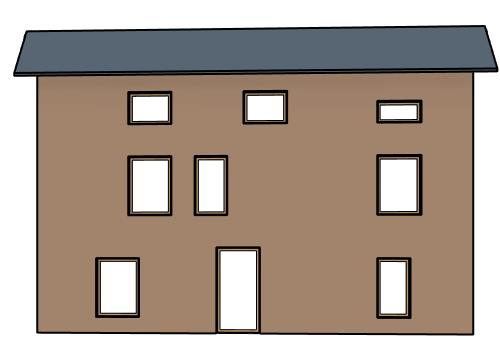
#> input picture AI/real_digital_train/go/go_forth_(108).jpg, 500 x 357 px; its folder holds only this picture in this run
$ python convert_data.py
#> lines starting #> are read from the running program, lines starting #| are printed output that depends on the picture; after the words box and inside, x2 and y2 are one past the last pixel; in counts of white or black regions, pixels touching at a corner belong together
"""
   Copyright 2018 Nirmal Adhikari, Lakshyana KC, Shreyasha Paudel, Kshitz Rimal, Nicolas Oritiz

   Licensed under the Apache License, Version 2.0 (the "License");
   you may not use this file except in compliance with the License.
   You may obtain a copy of the License at

       http://www.apache.org/licenses/LICENSE-2.0

   Unless required by applicable law or agreed to in writing, software
   distributed under the License is distributed on an "AS IS" BASIS,
   WITHOUT WARRANTIES OR CONDITIONS OF ANY KIND, either express or implied.
   See the License for the specific language governing permissions and
   limitations under the License.
"""

# Importing packages
import numpy as np
import matplotlib.pyplot as plt
import os
import cv2
import random

# Setting parent data directory, categories and size for the final image
DATADIR = "real_digital_train/"
CATEGORIES = ["go", "nogo"]
IMG_SIZE = 224

# Initializing empty list
training_data = []

# Defining custom function to read images from directory, resize them and convert them to the OpenCv's Canny edge filter output
def create_training_data():
    for category in CATEGORIES:
        path = os.path.join(DATADIR, category)
        class_num = CATEGORIES.index(category)
        for img in os.listdir(path):
            try:
                img_array = cv2.imread(os.path.join(path,img),0)
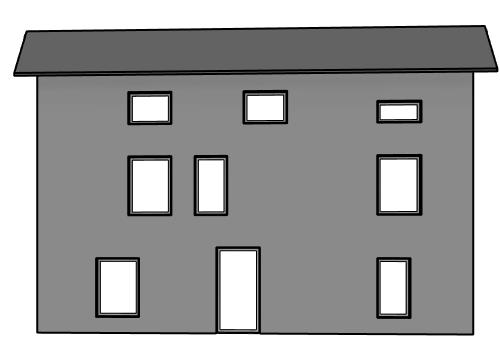
#> img_array: shape (357, 500); min 0, max 255, mean 161.4
                img_array = cv2.resize(img_array, (IMG_SIZE, IMG_SIZE))
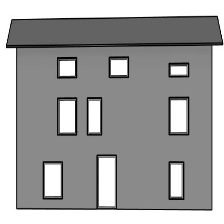
#> img_array: shape (224, 224); min 0, max 255, mean 161.4
                img_array = cv2.Canny(img_array, 80, 100)
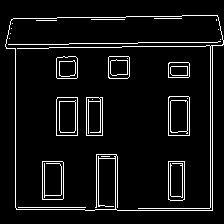
#> img_array: shape (224, 224); 6.6% white in thin lines or dots, all inside (x1, y1, x2, y2) = (5, 15, 224, 211)
                training_data.append([img_array, class_num])
            except Exception as e:
                print(e)
#> pass 2 of the loop in create_training_data, `for category in CATEGORIES:`:
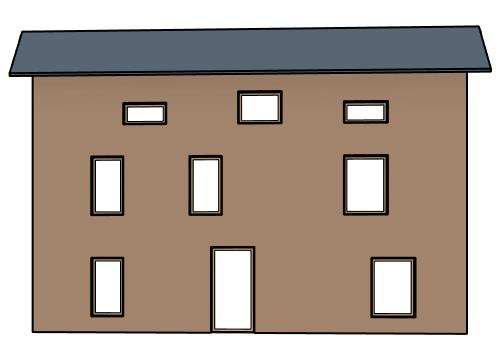
#> input picture AI/real_digital_train/nogo/nogo_fifth_(101).jpg, 500 x 357 px
#> in create_training_data, `img_array = cv2.resize(img_array, (IMG_SIZE, IMG_SIZE))`:
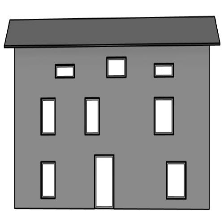
#> img_array: shape (224, 224); min 0, max 255, mean 161.6
#> in create_training_data, `img_array = cv2.Canny(img_array, 80, 100)`:
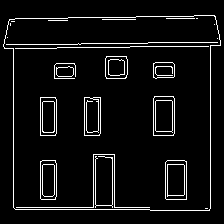
#> img_array: shape (224, 224); 6.1% white in thin lines or dots, all inside (x1, y1, x2, y2) = (3, 15, 221, 211)

# calling the function
create_training_data()
# shuffling the dataset
random.shuffle(training_data)

# Separating features and labels to separate variables
X = []
Y = []

for features, label in training_data:
	X.append(features)
	Y.append(label)
#> this loop made 2 passes
#> label on passes 1 to 2: 0, 1
#> after the loop, X = 2 items; Y = [0, 1]

# converiting features and labels to numpy array and expanding their dimension to make it proper for the model
X = np.array(X).reshape(-1, IMG_SIZE, IMG_SIZE, 1)
Y = np.expand_dims(Y, axis=1)
Y = Y.astype(np.float32)

# saving the result in a directory
np.save("numpy_edge/224_mixed_features_train", X)
np.save("numpy_edge/224_mixed_labels_train", Y)


# defining directory for validation data
DATADIR = "real_digital_valid/"

valid_data = []
# defining custom function to create validation data from directory, resize the images and convert to Canny edge filter output
def create_valid_data():
    for category in CATEGORIES:
        path = os.path.join(DATADIR, category)
        class_num = CATEGORIES.index(category)
        for img in os.listdir(path):
            try:
                img_array = cv2.imread(os.path.join(path,img),0)
                img_array = cv2.resize(img_array, (IMG_SIZE, IMG_SIZE))
                img_array = cv2.Canny(img_array, 80, 100)
                valid_data.append([img_array, class_num])
            except Exception as e:
                print(e)
#> pass 2 of the loop in create_valid_data, `for category in CATEGORIES:`:

# calling the function
create_valid_data()
# shuffling the validation dataset
random.shuffle(valid_data)

# separating features and labels from the dataset
X = []
Y = []

for features, label in valid_data:
	X.append(features)
	Y.append(label)

# converting features and labels to numpy array
X = np.array(X).reshape(-1, IMG_SIZE, IMG_SIZE, 1)
Y = np.expand_dims(Y, axis=1)
Y = Y.astype(np.float32)

# saving the arrays in a directory
np.save("numpy_edge/224_mixed_features_valid", X)
np.save("numpy_edge/224_mixed_labels_valid", Y)
